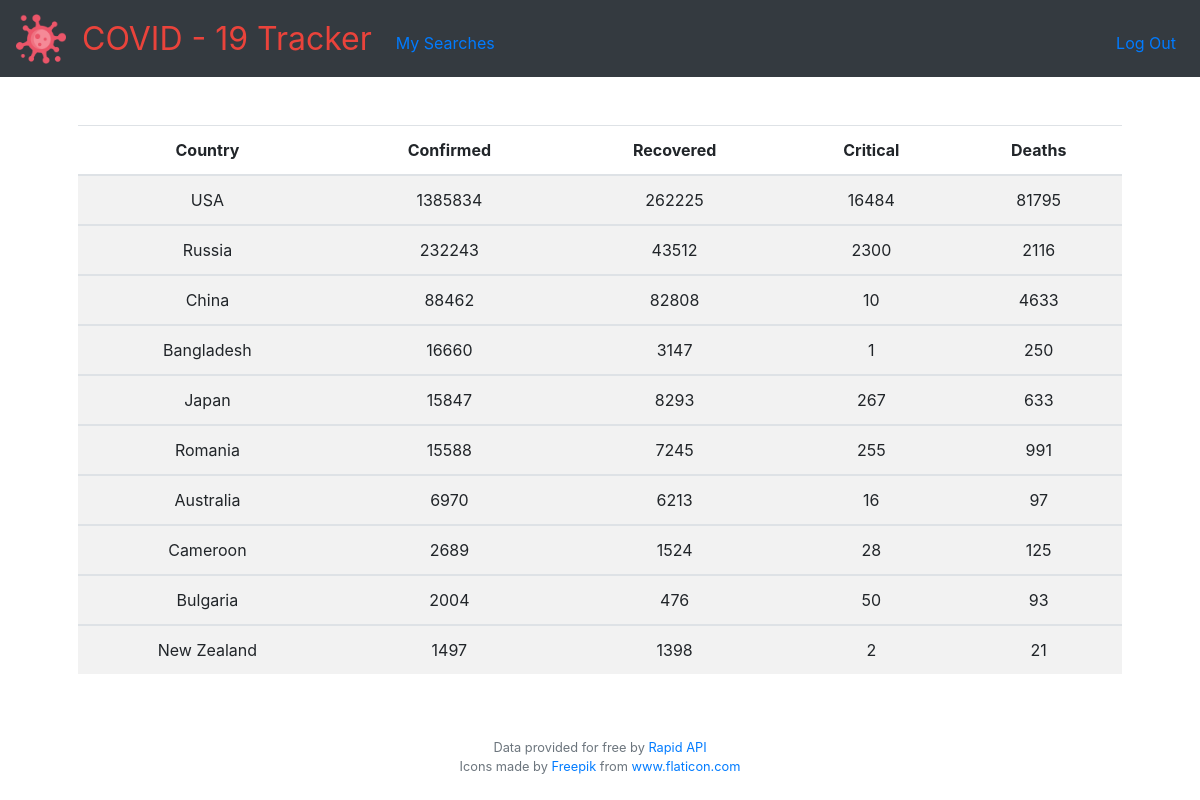
Screenshot of /history (signed in) with the database file from the repository.
### tables this page shows
CREATE TABLE 'history' ('id' INTEGER PRIMARY KEY AUTOINCREMENT NOT NULL, 'country' TEXT NOT NULL, 'confirmed' INTEGER, 'recovered' INTEGER, 'critical' INTEGER, 'deaths' INTEGER, 'user_id' INTEGER, 'time' CURRENT_TIMESTAMP);

### application.py (the view)
@app.route("/history", methods = ["GET"])
@login_required
def history():
    rows = db.execute("SELECT * FROM history WHERE user_id = :user_id GROUP BY country ORDER BY confirmed DESC LIMIT 10" ,
                        user_id = session["user_id"])
    return render_template("history.html", rows = rows)

### application.py (called while the page is built)
@app.after_request
def after_request(response):
    response.headers["Cache-Control"] = "no-cache, no-store, must-revalidate"
    response.headers["Expires"] = 0
    response.headers["Pragma"] = "no-cache"
    return response

### helpers.py (called while the page is built)
def login_required(f):
    @wraps(f)
    def decorated_function(*args, **kwargs):
        if session.get("user_id") is None:
            return redirect("/login")
        return f(*args, **kwargs)
    return decorated_function

### templates/history.html (shortened to what this page needs)
{% extends "layout.html" %}
{% block main %}
    <table class="table table-striped">
        <thead>
          <tr>
            <th>Country</th>
            <th>Confirmed</th>
            <th>Recovered</th>
            <th>Critical</th>
            <th>Deaths</th>
          </tr>
        </thead>
        {%for row in rows%}
        <tbody>
          <tr>
            <td>{{ row["country"] }}</td>
            <td>{{row["confirmed"] }}</td>
            <td>{{ row["recovered"] }}</td>
            <td>{{ row["critical"] }}</td>
            <td>{{ row["deaths"]  }} </td>
          </tr>
        {%endfor%}
    </table>
{% endblock %}

### templates/layout.html (shortened to what this page needs)
<!DOCTYPE html>
<html lang="en">
    <head>
        <link href="https://maxcdn.bootstrapcdn.com/bootstrap/4.1.3/css/bootstrap.min.css" rel="stylesheet">
        <link href="/static/styles.css" rel="stylesheet">
    </head>
    <body>
        <nav class="navbar navbar-expand-md navbar-navbar-dark bg-dark">
            <a class="navbar-brand" href = "/"><img src ="static/virus.png" class = "img-responsive logo"> </a>
            <a class="navbar-brand" href="/"><span class="red">COVID - 19 Tracker</span></a>
            <div class="collapse navbar-collapse" id="navbar">
                {% if session.user_id %}
                    <ul class="navbar-nav mr-auto mt-2">
                        <li class="nav-item"><a class="nav-link" href="/history">My Searches</a></li>
                    </ul>
                    <ul class="navbar-nav ml-auto mt-2">
                        <li class="nav-item"><a class="nav-link" href="/logout">Log Out</a></li>
                    </ul>
                {% else %}
                    <ul class="navbar-nav ml-auto mt-2">
                        <li class="nav-item"><a class="nav-link" href="/register">Sign Up</a></li>
                        <li class="nav-item"><a class="nav-link" href="/login">Log In</a></li>
                    </ul>
                {% endif %}
            </div>
        </nav>
        <main class="container p-5">
            {% block main %}{% endblock %}
        </main>
        <footer class="small text-center text-muted">
            Data provided for free by <a href="https://rapidapi.com/">Rapid API</a>
            <div>Icons made by <a href="https://www.flaticon.com/authors/freepik" title="Freepik">Freepik</a> from <a href="https://www.flaticon.com/" title="Flaticon">www.flaticon.com</a></div>
        </footer>
    </body>
</html>

### static/styles.css (style rules this page uses)
nav { color: black; background-color: black; }
nav .navbar-brand { font-size: xx-large; }
nav .navbar-brand .red { color: #ea433b; }
.logo { height: 50px; }
main { overflow-x: auto; text-align: center; }

### rows the page displays
history: country "USA", confirmed "1385834", recovered "262225", critical "16484", deaths "81795"
history: country "Russia", confirmed "232243", recovered "43512", critical "2300", deaths "2116"
history: country "China", confirmed "88462", recovered "82808", critical "10", deaths "4633"
history: country "Bangladesh", confirmed "16660", recovered "3147", critical "1", deaths "250"
history: country "Japan", confirmed "15847", recovered "8293", critical "267", deaths "633"
history: country "Romania", confirmed "15588", recovered "7245", critical "255", deaths "991"
history: country "Australia", confirmed "6970", recovered "6213", critical "16", deaths "97"
history: country "Cameroon", confirmed "2689", recovered "1524", critical "28", deaths "125"
history: country "Bulgaria", confirmed "2004", recovered "476", critical "50", deaths "93"
history: country "New Zealand", confirmed "1497", recovered "1398", critical "2", deaths "21"
